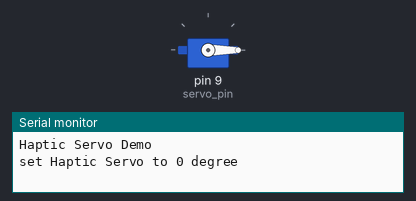
Recording of a sketch running on a simulated Teensy 4. Shown: servo, the last lines printed to the serial monitor.

Above: at 0.1 s.
At 38.1 s:
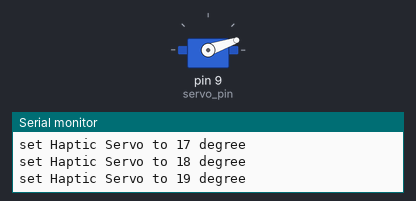
Timing chart, 0 to 39.6 s (numbered marks = the images above):
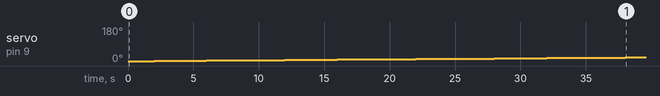

Measured:
- by itself, servo on pin 9 (servo_pin): moves from 0° to 19° over 36.0 s

The sketch:

ServoControl.ino
```cpp
#include <Servo.h>


namespace {
Servo haptic_servo;
static constexpr uint8_t servo_pin = 9;

static constexpr uint8_t max_angle = 180;
uint8_t current_angle = 0;
}


void setup() {
  while (!Serial && millis() < 5000) ;
  Serial.begin(115200);
  Serial.println("Haptic Servo Demo");

  haptic_servo.attach(servo_pin);
}


void loop() {
  Serial.printf("set Haptic Servo to %i degree\n", (int)current_angle);

  haptic_servo.write(current_angle);
  current_angle = (current_angle == max_angle) ? 0 : current_angle+1;

  delay(2000);
}
```
